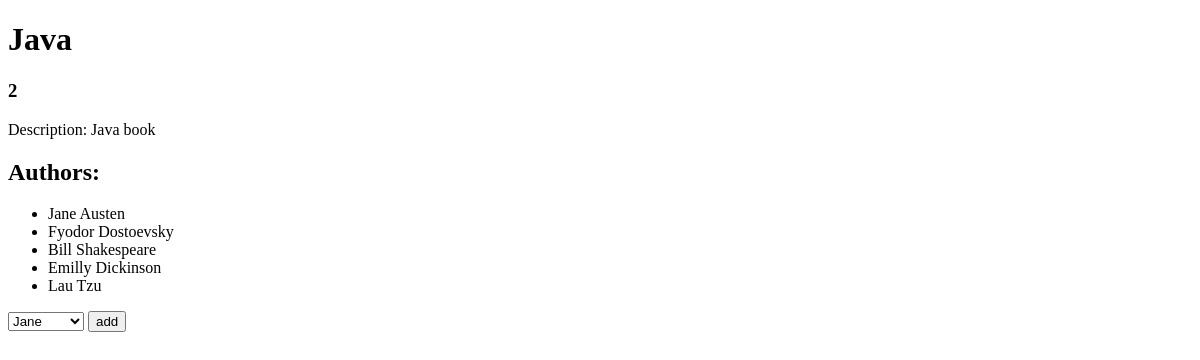
The page /books/2 on the database its author committed.
### book_authors_app/models.py (models this page shows)
class Book(models.Model):
	title = models.CharField(max_length=255)
	desc = models.TextField()
	created_at = models.DateTimeField(auto_now_add=True)
	updated_at = models.DateTimeField(auto_now=True)

class Author(models.Model):
	first_name = models.CharField(max_length=255)
	last_name = models.CharField(max_length=255)
	books = models.ManyToManyField(Book, related_name="Authors")
	notes = models.TextField()
	created_at = models.DateTimeField(auto_now_add=True)
	updated_at = models.DateTimeField(auto_now=True)

### book_authors_app/views.py (the view)
# urls.py: path('books/<book_id>',views.view_book),
def view_book(request, book_id):
    all_authors = Author.objects.all()
    this_book = Book.objects.get(id=book_id)
    context = {
        'title': this_book.title,
        'id': this_book.id,
        'description' : this_book.desc,
        'author': this_book.Authors.all(),
        'Authors':all_authors}
    return render(request, 'result.html', context)

### book_authors_app/templates/result.html (shortened to what this page needs)
<!DOCTYPE html>
<html lang="en">
<head>
    <link rel="stylesheet" href="static/style.css">
</head>
<body>
    <h1>{{title}}</h1>
    <h3> {{id}} </h3>
    <p>Description: {{description}}</p>
    <h2>Authors: </h2>
    <ul>
        {% for i in author %}
        <li>{{ i.first_name }} {{i.last_name}} </li>
        {% endfor %}
    </ul>
    <form action="/select_author/{{id}}" method="post">
        <select class="select" name="author">
            {%for author in Authors%}
                <option  value="{{author.id}}">{{author.first_name}}</option>
            {%endfor%}
        </select>
        <input type="submit" value="add">
    </form>
</body>
</html>

### rows shown on the page
Book: title "Java", desc "Java book"
Author: first_name "Jane", last_name "Austen"
Author: first_name "Fyodor", last_name "Dostoevsky"
Author: first_name "Bill", last_name "Shakespeare"
Author: first_name "Emilly", last_name "Dickinson"
Author: first_name "Lau", last_name "Tzu"

### other values the page prints
{{ id }} "2"
form field author "Jane"
